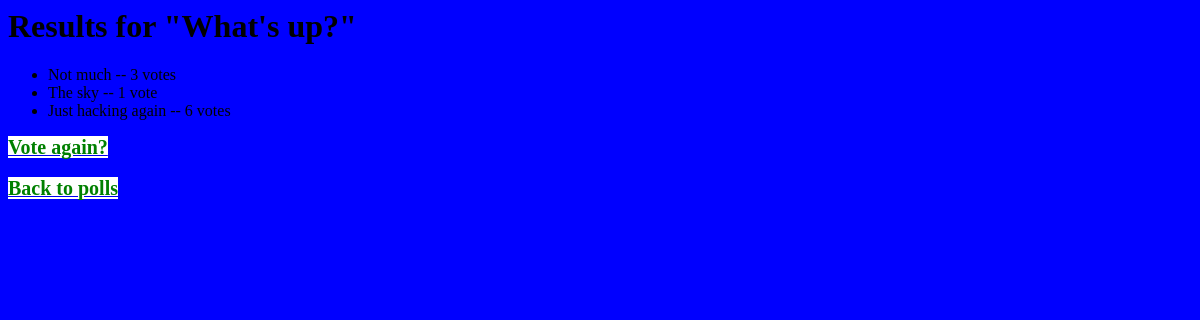
The app's page /polls/1/results/, older data.
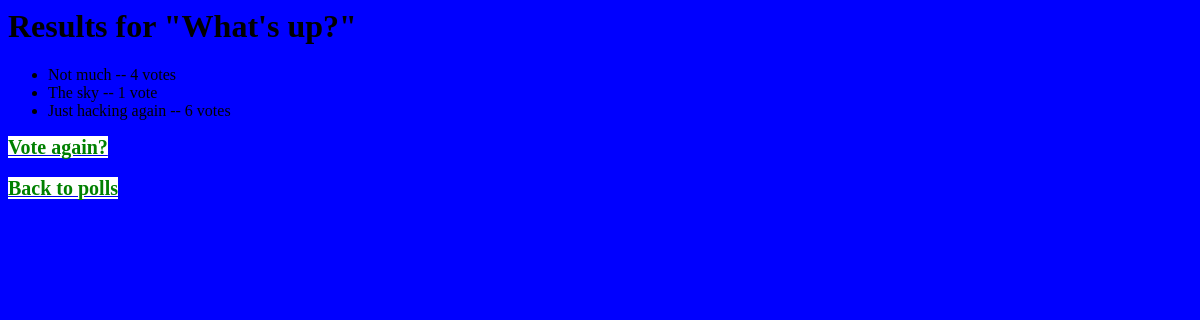
The same page, newer data.
### polls/models.py (models this page shows, shortened)
class Choice(models.Model):
	poll = models.ForeignKey(Poll)
	choice_text = models.CharField(max_length=200)
	votes = models.IntegerField(default=0)

### polls/views.py (the view)
# urls.py: url(r'^(?P<pk>\d+)/results/$', views.ResultsView.as_view(), name='results'),
class ResultsView(generic.DetailView):
	model=Poll
	template_name='polls/results.html'

### polls/templates/polls/results.html (shortened to what this page needs)
<h1>Results for "{{ poll.question }}"</h1>
<ul>
{% for choice in poll.choice_set.all %}
	<li>{{ choice.choice_text }} -- {{ choice.votes }} vote{{ choice.votes|pluralize }}</li>
	{% endfor %}
</ul>
<a href="{% url 'polls:detail' poll.id %}"><strong>Vote again?<strong></a><br><br>
<a href="{% url 'polls:index' %}"><strong>Back to polls</strong></a>

Row changes from the older to the newer data that the page shows:
changed Choice "Not much": votes "3" → "4"
